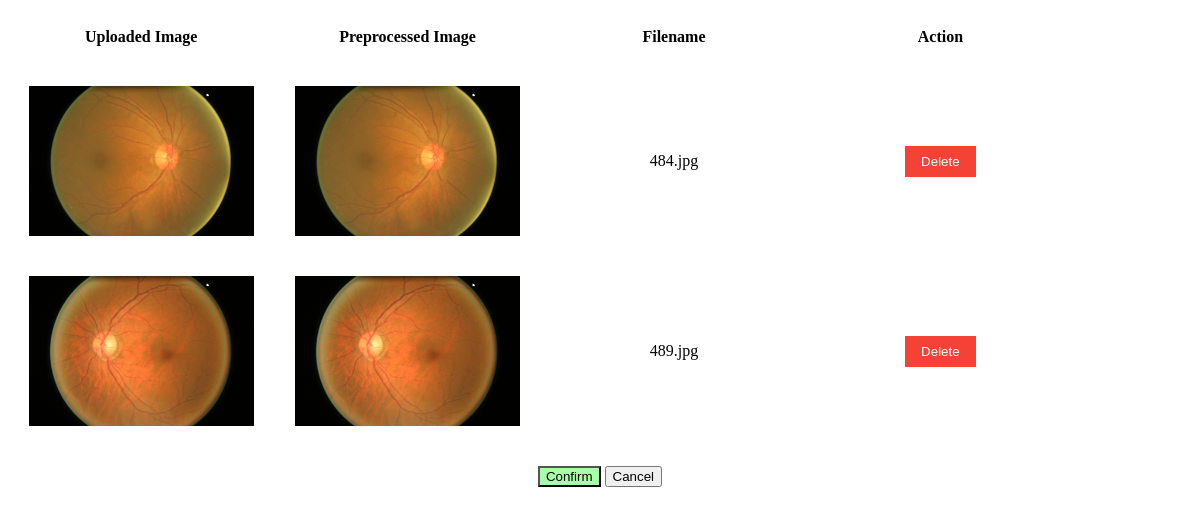
The page /review/ (signed in) on the database as committed earlier.
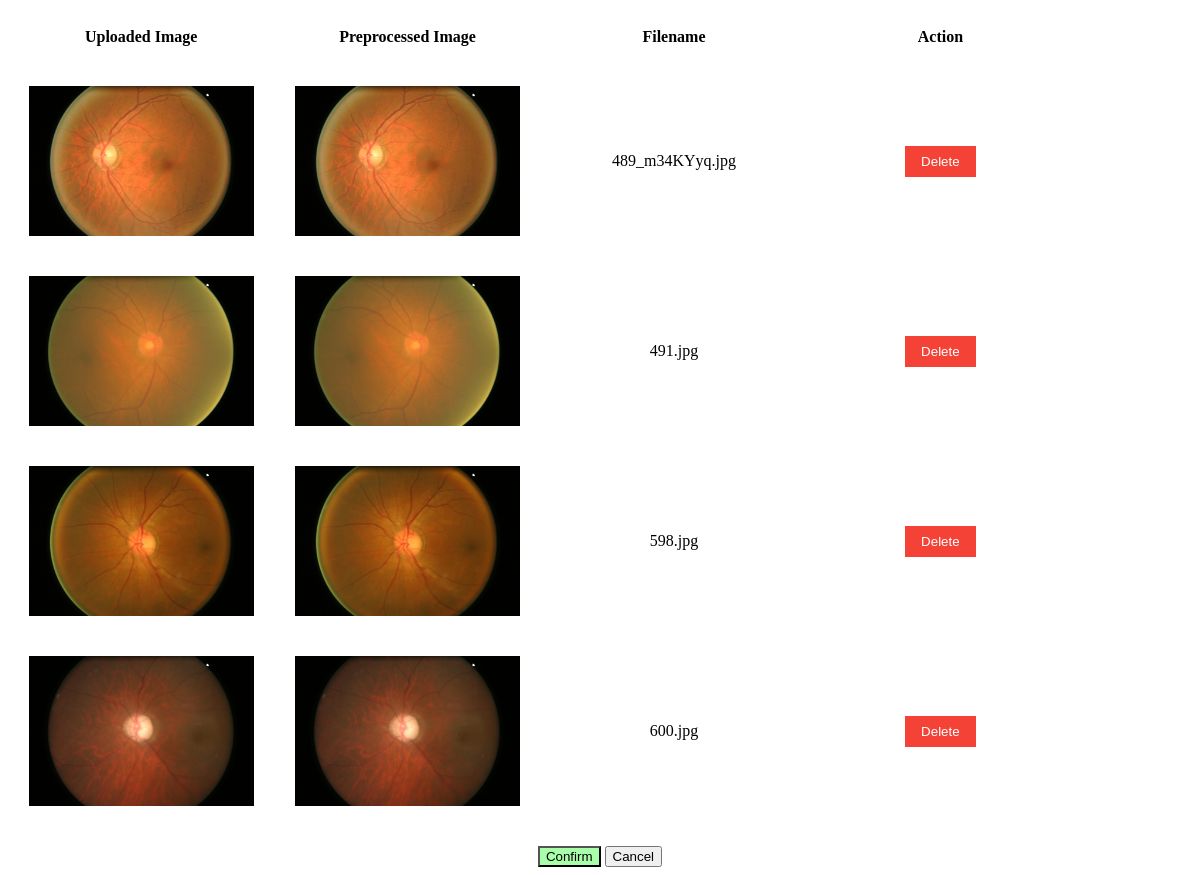
The same page on the database as committed later.
### capstone_UI_app/models.py (models this page shows)
class UploadedImage(models.Model):
    image = models.ImageField(upload_to='images/')
    upload_date = models.DateTimeField(auto_now_add=True)

class PreprocessedImage(models.Model):
    original_image = models.OneToOneField(UploadedImage, on_delete=models.CASCADE, related_name='preprocessed_image')
    image = models.ImageField(upload_to='preprocessed_images/')

### capstone_UI_app/views.py (the view)
# urls.py: path('review/',views.review_view, name="review"),
@login_required(login_url='/')
def review_view(request):
    all_images = UploadedImage.objects.prefetch_related('preprocessed_image').all()
    context = {'images': all_images}
    return render(request, 'review.html', context)

### capstone_UI_app/templates/review.html (shortened to what this page needs)
<div id="content">
  <table>
    <thead>
      <tr>
        <th>Uploaded Image</th>
        <th>Preprocessed Image</th>
        <th>Filename</th>
        <th>Action</th>
      </tr>
    </thead>
    <tbody>
      {% for image in images %}
      <tr>
        <td><img src="{{ image.image.url }}" alt="Uploaded Image"></td>
        <td><img src="{{ image.preprocessed_image.image.url }}" alt="Preprocessed Image"></td>
        <td>{{ image.image.name|cut:"images/" }}</td>
        <td>
          <button class="remove-btn" hx-post="{% url 'delete_image' image.id %}"
                  hx-swap="outerHTML" hx-target="#content">
            Delete
          </button>
        </td>
      </tr>
      {% endfor %}
    </tbody>
  </table>
  <div style="text-align: center; margin-top: 20px;">
    <button
      style="background-color: rgb(169, 255, 169);"
      type="button"
      hx-post="{% url 'run_inference' %}"
      hx-trigger="click"
      hx-swap="outerHTML"
      hx-target="#content"
      >
      Confirm
    </button>
    <button
      type="button"
      >
    Cancel
  </button>
</div>

### capstone_UI_app/templates/review.html (style rules this page uses)
table { width: 90%; border-collapse: collapse; text-align: center; table-layout: fixed; }
th, td { padding: 20px; border: none; }
.remove-btn { background-color: #f44336; color: white; border: none; padding: 8px 16px; cursor: pointer; }
img { width: auto; height: 150px; max-width: none; }

Rows that differ between the two databases and show on the page:
removed UploadedImage: image (picture), preprocessed_image.image (picture), image.name "484.jpg"
removed UploadedImage: image (picture), preprocessed_image.image (picture), image.name "489.jpg"
added UploadedImage: image (picture), preprocessed_image.image (picture), image.name "489_m34KYyq.jpg"
added UploadedImage: image (picture), preprocessed_image.image (picture), image.name "491.jpg"
added UploadedImage: image (picture), preprocessed_image.image (picture), image.name "598.jpg"
added UploadedImage: image (picture), preprocessed_image.image (picture), image.name "600.jpg"
